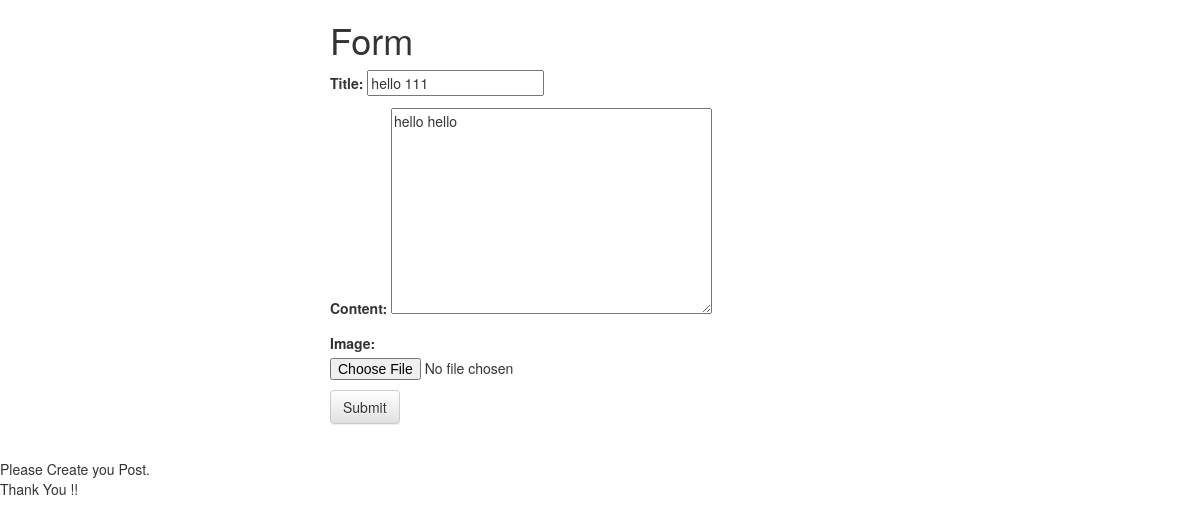
/posts/1/edit/, run on an earlier commit of the app's database.
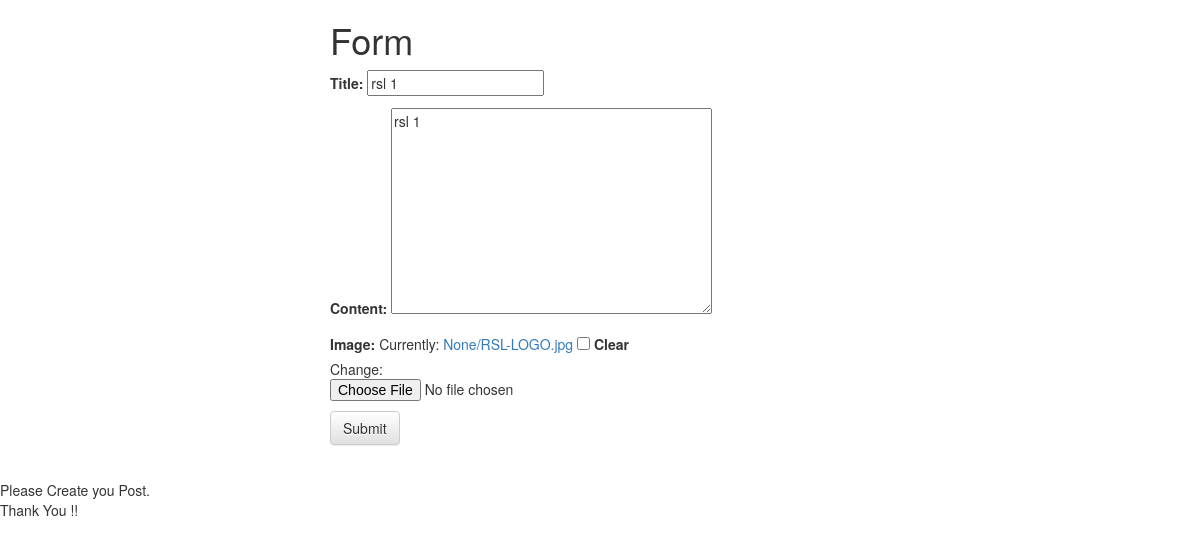
And on a later commit of the database.
### posts/models.py (models this page shows, shortened)
class Post(models.Model):
    title = models.CharField(max_length=120)
    slug = models.SlugField(unique=True)
    image = models.ImageField(null=True, blank=True, upload_to=upload_location,
                              width_field="width_field",
                              height_field="height_field")
    height_field = models.IntegerField(default=0)
    width_field = models.IntegerField(default=0)
    content = models.TextField()
    updated = models.DateTimeField(auto_now=True, auto_now_add=False)
    timestamp = models.DateTimeField(auto_now=False, auto_now_add=True)
    class Meta:
        ordering = ["-timestamp", "-updated"]

### posts/views.py (the view)
# urls.py: url(r'^(?P<id>\d+)/edit/$', post_update, name='update'),
def post_update(request, id=None):
    instance = get_object_or_404(Post, id=id)
    form = PostForm(request.POST or None, request.FILES or None,  instance=instance)
    if form.is_valid():
        instance = form.save(commit=False)   #save method posts form to instance
        instance.save()
        messages.success(request, "<a href='#'>Item</a> Saved", extra_tags='html_safe')
        return HttpResponseRedirect(instance.get_absolute_url())
    context = {
        "title": instance.title,
        "instance": instance,
        "form": form,
        "id": id,
    }
    return render(request, "post_form.html", context)

### posts/forms.py
class PostForm(forms.ModelForm):
    class Meta:
        model = Post
        fields = [
            "title",
            "content",
            "image"
        ]

### templates/post_form.html (shortened to what this page needs)
{% extends "base.html" %}
{% block content  %}
<div class='col-sm-6 col-sm-offset-3'>
    <h1> Form</h1>
    <form method="POST" action="" enctype="multipart/form-data">
        <div class="form-group">
            {{ form.as_p }}
            <input type="submit" class='btn btn-default'>
        </div>
    </form>
</div>
{% endblock content %}
{% block footer %}
Please Create you Post. <br>
{{ block.super }}
{% endblock footer %}

### templates/base.html (shortened to what this page needs)
{% load staticfiles %}
<html lang="en">
<head>
    <link href='{% static "css/bootstrap.min.css" %}' rel="stylesheet">
    <link href='{% static "css/bootstrap-theme.min.css" %}' rel="stylesheet">
</head>
<body>
<div class="container">
    {% block content %}
    {% endblock content %}
</div>
  {% block  footer %}
       Thank You !!
  {% endblock footer %}
</body>
</html>

What changed in the data, as far as the page shows it:
changed Post: title "hello 111" → "rsl 1"; content "hello hello" → "rsl 1"
Also different on the page:
form field as_p: (not shown) → "☐"
text no longer shown: "Title: Content: Image:"
text now shown: "Title: Content: Image: Currently: None/RSL-LOGO.jpg Clear Change:"
